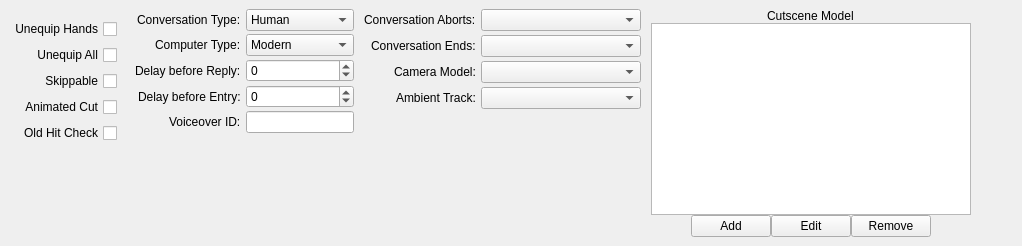
  <widget class="QDockWidget" name="topDockWidget">
   <property name="baseSize">
    <size>
     <width>845</width>
     <height>151</height>
    </size>
   </property>
   <property name="focusPolicy">
    <enum>Qt::StrongFocus</enum>
   </property>
   <property name="allowedAreas">
    <set>Qt::BottomDockWidgetArea|Qt::TopDockWidgetArea</set>
   </property>
   <property name="windowTitle">
    <string>File Globals</string>
   </property>
   <attribute name="dockWidgetArea">
    <number>4</number>
   </attribute>
   <widget class="QWidget" name="topDockWidgetContents">
    <layout class="QGridLayout" name="gridLayout_5">
     <item row="0" column="3">
      <layout class="QVBoxLayout" name="verticalLayout">
       <property name="spacing">
        <number>0</number>
       </property>
       <property name="sizeConstraint">
        <enum>QLayout::SetMinimumSize</enum>
       </property>
       <property name="leftMargin">
        <number>2</number>
       </property>
       <property name="rightMargin">
        <number>2</number>
       </property>
       <item alignment="Qt::AlignHCenter">
        <widget class="QLabel" name="cutsceneModelLabel">
         <property name="text">
          <string>Cutscene Model</string>
         </property>
        </widget>
       </item>
       <item>
        <widget class="QListWidget" name="stuntList">
         <property name="toolTip">
          <string>&lt;html&gt;&lt;head/&gt;&lt;body&gt;&lt;p&gt;Dialogue Stunts list&lt;/p&gt;&lt;/body&gt;&lt;/html&gt;</string>
         </property>
        </widget>
       </item>
       <item>
        <layout class="QHBoxLayout" name="horizontalLayout_5">
         <property name="spacing">
          <number>0</number>
         </property>
         <item>
          <spacer name="horizontalSpacer_10">
           <property name="orientation">
            <enum>Qt::Horizontal</enum>
           </property>
           <property name="sizeHint" stdset="0">
            <size>
             <width>40</width>
             <height>20</height>
            </size>
           </property>
          </spacer>
         </item>
         <item>
          <widget class="QPushButton" name="addStuntButton">
           <property name="sizePolicy">
            <sizepolicy hsizetype="Maximum" vsizetype="Fixed">
             <horstretch>0</horstretch>
             <verstretch>0</verstretch>
            </sizepolicy>
           </property>
           <property name="baseSize">
            <size>
             <width>20</width>
             <height>0</height>
            </size>
           </property>
           <property name="text">
            <string>Add</string>
           </property>
          </widget>
         </item>
         <item>
          <widget class="QPushButton" name="editStuntButton">
           <property name="sizePolicy">
            <sizepolicy hsizetype="Maximum" vsizetype="Fixed">
             <horstretch>0</horstretch>
             <verstretch>0</verstretch>
            </sizepolicy>
           </property>
           <property name="text">
            <string>Edit</string>
           </property>
          </widget>
         </item>
         <item>
          <widget class="QPushButton" name="removeStuntButton">
           <property name="sizePolicy">
            <sizepolicy hsizetype="Maximum" vsizetype="Fixed">
             <horstretch>0</horstretch>
             <verstretch>0</verstretch>
            </sizepolicy>
           </property>
           <property name="text">
            <string>Remove</string>
           </property>
          </widget>
         </item>
         <item>
          <spacer name="horizontalSpacer_11">
           <property name="orientation">
            <enum>Qt::Horizontal</enum>
           </property>
           <property name="sizeHint" stdset="0">
            <size>
             <width>40</width>
             <height>20</height>
            </size>
           </property>
          </spacer>
         </item>
        </layout>
       </item>
      </layout>
     </item>
     <item row="0" column="1">
      <layout class="QGridLayout" name="gridLayout_3">
       <property name="leftMargin">
        <number>2</number>
       </property>
       <property name="rightMargin">
        <number>2</number>
       </property>
       <property name="horizontalSpacing">
        <number>5</number>
       </property>
       <property name="verticalSpacing">
        <number>3</number>
       </property>
       <item row="0" column="0" alignment="Qt::AlignRight">
        <widget class="QLabel" name="convoTypeLabel">
         <property name="text">
          <string>Conversation Type:</string>
         </property>
        </widget>
       </item>
       <item row="0" column="1">
        <widget class="QComboBox" name="conversationSelect">
         <property name="sizePolicy">
          <sizepolicy hsizetype="Preferred" vsizetype="Preferred">
           <horstretch>0</horstretch>
           <verstretch>0</verstretch>
          </sizepolicy>
         </property>
         <item>
          <property name="text">
           <string>Human</string>
          </property>
         </item>
         <item>
          <property name="text">
           <string>Computer</string>
          </property>
         </item>
         <item>
          <property name="text">
           <string>Type 3</string>
          </property>
         </item>
         <item>
          <property name="text">
           <string>Type 4</string>
          </property>
         </item>
         <item>
          <property name="text">
           <string>Type 5</string>
          </property>
         </item>
        </widget>
       </item>
       <item row="1" column="0" alignment="Qt::AlignRight">
        <widget class="QLabel" name="computerTypeLabel">
         <property name="text">
          <string>Computer Type:</string>
         </property>
        </widget>
       </item>
       <item row="1" column="1">
        <widget class="QComboBox" name="computerSelect">
         <property name="sizePolicy">
          <sizepolicy hsizetype="Preferred" vsizetype="Preferred">
           <horstretch>0</horstretch>
           <verstretch>0</verstretch>
          </sizepolicy>
         </property>
         <item>
          <property name="text">
           <string>Modern</string>
          </property>
         </item>
         <item>
          <property name="text">
           <string>Ancient</string>
          </property>
         </item>
        </widget>
       </item>
       <item row="2" column="0" alignment="Qt::AlignRight">
        <widget class="QLabel" name="delayReplyLabel">
         <property name="text">
          <string>Delay before Reply:</string>
         </property>
        </widget>
       </item>
       <item row="2" column="1">
        <widget class="GFFFieldSpinBox" name="replyDelaySpin">
         <property name="sizePolicy">
          <sizepolicy hsizetype="Preferred" vsizetype="Preferred">
           <horstretch>0</horstretch>
           <verstretch>0</verstretch>
          </sizepolicy>
         </property>
         <property name="minimum">
          <number>-2147483648</number>
         </property>
         <property name="maximum">
          <number>2147483647</number>
         </property>
        </widget>
       </item>
       <item row="3" column="0" alignment="Qt::AlignRight">
        <widget class="QLabel" name="delayEntryLabel">
         <property name="text">
          <string>Delay before Entry:</string>
         </property>
        </widget>
       </item>
       <item row="3" column="1">
        <widget class="GFFFieldSpinBox" name="entryDelaySpin">
         <property name="sizePolicy">
          <sizepolicy hsizetype="Preferred" vsizetype="Preferred">
           <horstretch>0</horstretch>
           <verstretch>0</verstretch>
          </sizepolicy>
         </property>
         <property name="minimum">
          <number>-2147483648</number>
         </property>
         <property name="maximum">
          <number>2147483647</number>
         </property>
        </widget>
       </item>
       <item row="4" column="0" alignment="Qt::AlignRight">
        <widget class="QLabel" name="voiceOverIDLabel">
         <property name="text">
          <string>Voiceover ID:</string>
         </property>
        </widget>
       </item>
       <item row="4" column="1">
        <widget class="QLineEdit" name="voIdEdit">
         <property name="sizePolicy">
          <sizepolicy hsizetype="Preferred" vsizetype="Minimum">
           <horstretch>0</horstretch>
           <verstretch>0</verstretch>
          </sizepolicy>
         </property>
        </widget>
       </item>
       <item row="5" column="1">
        <spacer name="verticalSpacer_2">
         <property name="orientation">
          <enum>Qt::Vertical</enum>
         </property>
         <property name="sizeHint" stdset="0">
          <size>
           <width>20</width>
           <height>40</height>
          </size>
         </property>
        </spacer>
       </item>
      </layout>
     </item>
     <item row="0" column="2">
      <layout class="QGridLayout" name="gridLayout_2">
       <property name="sizeConstraint">
        <enum>QLayout::SetMinimumSize</enum>
       </property>
       <property name="leftMargin">
        <number>2</number>
       </property>
       <property name="rightMargin">
        <number>2</number>
       </property>
       <property name="horizontalSpacing">
        <number>5</number>
       </property>
       <property name="verticalSpacing">
        <number>4</number>
       </property>
       <item row="4" column="1">
        <widget class="FilterComboBox" name="ambientTrackCombo"/>
       </item>
       <item row="2" column="1">
        <widget class="FilterComboBox" name="cameraModelSelect"/>
       </item>
       <item row="0" column="1">
        <widget class="FilterComboBox" name="onAbortCombo">
         <property name="minimumSize">
          <size>
           <width>160</width>
           <height>0</height>
          </size>
         </property>
        </widget>
       </item>
       <item row="1" column="1">
        <widget class="FilterComboBox" name="onEndEdit">
         <property name="minimumSize">
          <size>
           <width>160</width>
           <height>0</height>
          </size>
         </property>
        </widget>
       </item>
       <item row="2" column="0" alignment="Qt::AlignRight">
        <widget class="QLabel" name="cameraModelLabel">
         <property name="sizePolicy">
          <sizepolicy hsizetype="Maximum" vsizetype="Preferred">
           <horstretch>0</horstretch>
           <verstretch>0</verstretch>
          </sizepolicy>
         </property>
         <property name="text">
          <string>Camera Model:</string>
         </property>
        </widget>
       </item>
       <item row="1" column="0" alignment="Qt::AlignRight">
        <widget class="QLabel" name="convoEndsScriptLabel">
         <property name="sizePolicy">
          <sizepolicy hsizetype="Maximum" vsizetype="Preferred">
           <horstretch>0</horstretch>
           <verstretch>0</verstretch>
          </sizepolicy>
         </property>
         <property name="text">
          <string>Conversation Ends:</string>
         </property>
        </widget>
       </item>
       <item row="0" column="0" alignment="Qt::AlignRight">
        <widget class="QLabel" name="convoAbortsScriptLabel">
         <property name="sizePolicy">
          <sizepolicy hsizetype="Maximum" vsizetype="Preferred">
           <horstretch>0</horstretch>
           <verstretch>0</verstretch>
          </sizepolicy>
         </property>
         <property name="text">
          <string>Conversation Aborts:</string>
         </property>
        </widget>
       </item>
       <item row="4" column="0" alignment="Qt::AlignRight">
        <widget class="QLabel" name="ambientTrackLabel">
         <property name="sizePolicy">
          <sizepolicy hsizetype="Maximum" vsizetype="Preferred">
           <horstretch>0</horstretch>
           <verstretch>0</verstretch>
          </sizepolicy>
         </property>
         <property name="text">
          <string>Ambient Track:</string>
         </property>
        </widget>
       </item>
       <item row="5" column="1">
        <spacer name="verticalSpacer">
         <property name="orientation">
          <enum>Qt::Vertical</enum>
         </property>
         <property name="sizeHint" stdset="0">
          <size>
           <width>20</width>
           <height>40</height>
          </size>
         </property>
        </spacer>
       </item>
      </layout>
     </item>
     <item row="0" column="0">
      <widget class="QWidget" name="widget" native="true">
       <property name="sizePolicy">
        <sizepolicy hsizetype="Minimum" vsizetype="Minimum">
         <horstretch>0</horstretch>
         <verstretch>0</verstretch>
        </sizepolicy>
       </property>
       <property name="layoutDirection">
        <enum>Qt::RightToLeft</enum>
       </property>
       <layout class="QGridLayout" name="gridLayout_4">
        <property name="sizeConstraint">
         <enum>QLayout::SetMinimumSize</enum>
        </property>
        <property name="leftMargin">
         <number>0</number>
        </property>
        <property name="topMargin">
         <number>10</number>
        </property>
        <property name="rightMargin">
         <number>10</number>
        </property>
        <property name="bottomMargin">
         <number>0</number>
        </property>
        <item row="3" column="0" alignment="Qt::AlignLeft|Qt::AlignVCenter">
         <widget class="QCheckBox" name="animatedCutCheckbox">
          <property name="sizePolicy">
           <sizepolicy hsizetype="Minimum" vsizetype="Minimum">
            <horstretch>0</horstretch>
            <verstretch>0</verstretch>
           </sizepolicy>
          </property>
          <property name="text">
           <string>Animated Cut</string>
          </property>
         </widget>
        </item>
        <item row="0" column="0" alignment="Qt::AlignRight|Qt::AlignVCenter">
         <widget class="QCheckBox" name="unequipHandsCheckbox">
          <property name="text">
           <string>Unequip Hands</string>
          </property>
         </widget>
        </item>
        <item row="1" column="0" alignment="Qt::AlignLeft|Qt::AlignVCenter">
         <widget class="QCheckBox" name="unequipAllCheckbox">
          <property name="sizePolicy">
           <sizepolicy hsizetype="Minimum" vsizetype="Minimum">
            <horstretch>0</horstretch>
            <verstretch>0</verstretch>
           </sizepolicy>
          </property>
          <property name="text">
           <string>Unequip All</string>
          </property>
         </widget>
        </item>
        <item row="4" column="0" alignment="Qt::AlignLeft|Qt::AlignVCenter">
         <widget class="QCheckBox" name="oldHitCheckbox">
          <property name="sizePolicy">
           <sizepolicy hsizetype="Minimum" vsizetype="Minimum">
            <horstretch>0</horstretch>
            <verstretch>0</verstretch>
           </sizepolicy>
          </property>
          <property name="text">
           <string>Old Hit Check</string>
          </property>
         </widget>
        </item>
        <item row="2" column="0" alignment="Qt::AlignLeft|Qt::AlignVCenter">
         <widget class="QCheckBox" name="skippableCheckbox">
          <property name="sizePolicy">
           <sizepolicy hsizetype="Minimum" vsizetype="Minimum">
            <horstretch>0</horstretch>
            <verstretch>0</verstretch>
           </sizepolicy>
          </property>
          <property name="text">
           <string>Skippable</string>
          </property>
         </widget>
        </item>
        <item row="5" column="0">
         <spacer name="verticalSpacer_5">
          <property name="orientation">
           <enum>Qt::Vertical</enum>
          </property>
          <property name="sizeHint" stdset="0">
           <size>
            <width>20</width>
            <height>40</height>
           </size>
          </property>
         </spacer>
        </item>
       </layout>
      </widget>
     </item>
     <item row="0" column="4">
      <spacer name="horizontalSpacer_12">
       <property name="orientation">
        <enum>Qt::Horizontal</enum>
       </property>
       <property name="sizeHint" stdset="0">
        <size>
         <width>40</width>
         <height>20</height>
        </size>
       </property>
      </spacer>
     </item>
    </layout>
   </widget>
  </widget>
